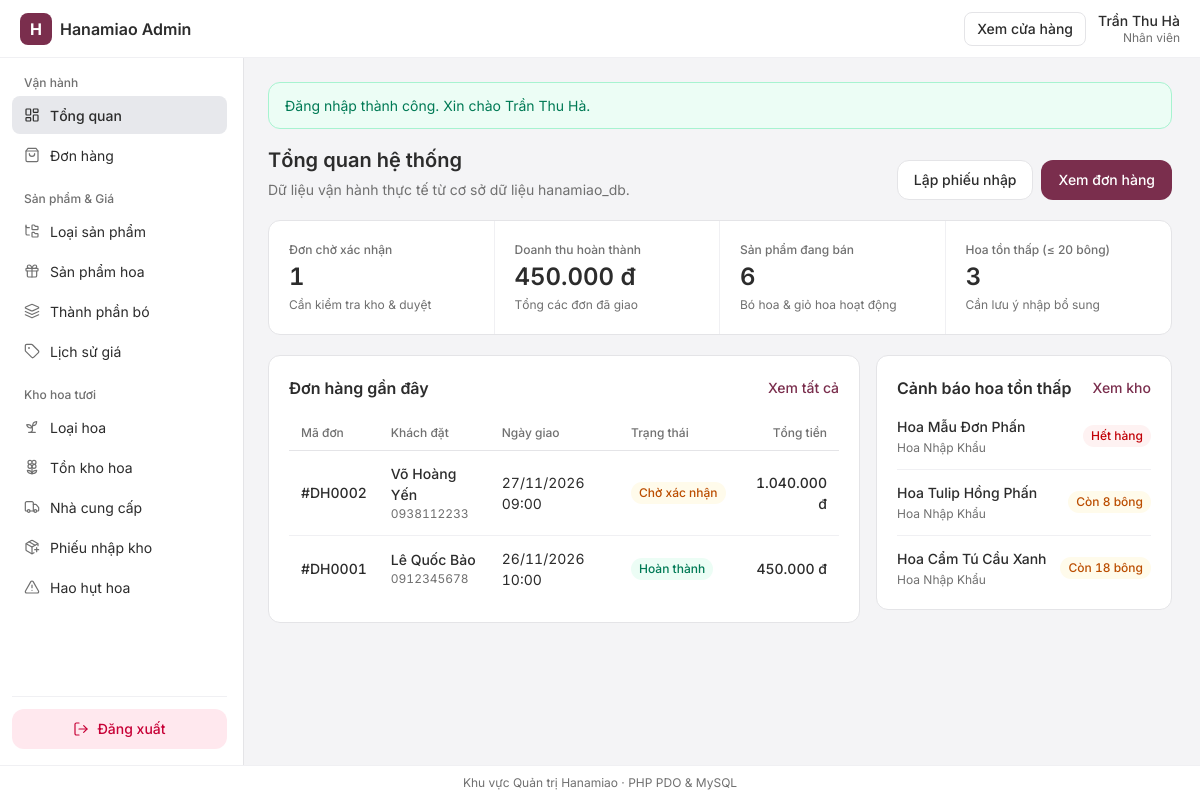
The page /admin/index.php?page=dashboard (signed in) on the database its author committed.
### tables this page shows
CREATE TABLE IF NOT EXISTS `DonHang` (
    `ID_DH` INT UNSIGNED NOT NULL AUTO_INCREMENT,
    `ID_ND` INT UNSIGNED DEFAULT NULL,
    `NgayLapDon` DATETIME NOT NULL DEFAULT CURRENT_TIMESTAMP,
    `TenKhach` VARCHAR(120) NOT NULL,
    `SDTKhach` VARCHAR(20) NOT NULL,
    `DiaChiGiao` VARCHAR(255) NOT NULL,
    `NgayGiao` DATETIME NOT NULL,
    `TrangThaiDon` VARCHAR(30) NOT NULL DEFAULT 'ChoXacNhan',
    `TenNguoiNhan` VARCHAR(120) NOT NULL,
    `SDTNguoiNhan` VARCHAR(20) NOT NULL,
    `GhiChu` VARCHAR(255) DEFAULT NULL,
    `TongTien` DECIMAL(14, 0) NOT NULL DEFAULT 0,
    PRIMARY KEY (`ID_DH`),
    KEY `idx_dh_nd` (`ID_ND`),
    KEY `idx_dh_trangthai` (`TrangThaiDon`),
    KEY `idx_dh_sdt` (`SDTKhach`),
    KEY `idx_dh_ngaylap` (`NgayLapDon`),
    CONSTRAINT `fk_dh_nguoidung` FOREIGN KEY (`ID_ND`)
        REFERENCES `NguoiDung` (`ID_ND`) ON UPDATE CASCADE ON DELETE SET NULL
);

CREATE TABLE IF NOT EXISTS `Hoa` (
    `ID_H` INT UNSIGNED NOT NULL AUTO_INCREMENT,
    `TenHoa` VARCHAR(150) NOT NULL,
    `ID_LH` INT UNSIGNED NOT NULL,
    `SoLuongTon` INT NOT NULL DEFAULT 0,
    `HinhAnh` VARCHAR(255) DEFAULT NULL,
    `TrangThai` TINYINT(1) NOT NULL DEFAULT 1,
    PRIMARY KEY (`ID_H`),
    KEY `idx_hoa_loai` (`ID_LH`),
    KEY `idx_hoa_ton` (`SoLuongTon`),
    CONSTRAINT `fk_hoa_loaihoa` FOREIGN KEY (`ID_LH`)
        REFERENCES `LoaiHoa` (`ID_LH`) ON UPDATE CASCADE ON DELETE RESTRICT
);

CREATE TABLE IF NOT EXISTS `LoaiHoa` (
    `ID_LH` INT UNSIGNED NOT NULL AUTO_INCREMENT,
    `TenLH` VARCHAR(100) NOT NULL,
    `TrangThai` TINYINT(1) NOT NULL DEFAULT 1,
    PRIMARY KEY (`ID_LH`),
    KEY `idx_loaihoa_trangthai` (`TrangThai`)
);

### functions/helpers.php (called while the page is built, shortened)
<?php
function h(mixed $value): string
{
    return htmlspecialchars((string)($value ?? ''), ENT_QUOTES, 'UTF-8');
}
function formatMoney(float|int|string|null $amount): string
{
    return number_format((float)$amount, 0, ',', '.') . ' đ';
}
function formatDate(?string $datetime, string $format = 'd/m/Y H:i'): string
{
    $timestamp = strtotime($datetime);
    return $timestamp === false ? h($datetime) : date($format, $timestamp);
}
function getOrderStatusMeta(string $status): array
{
    return match ($status) {
        'ChoXacNhan' => ['label' => 'Chờ xác nhận', 'class' => 'badge-warning'],
        'DangChuanBi' => ['label' => 'Đang chuẩn bị', 'class' => 'badge-primary'],
        'DangGiao' => ['label' => 'Đang giao', 'class' => 'badge-primary'],
        'HoanThanh' => ['label' => 'Hoàn thành', 'class' => 'badge-success'],
        'DaHuy' => ['label' => 'Đã hủy', 'class' => 'badge-error'],
        default => ['label' => $status, 'class' => 'badge-neutral'],
    };
}

### admin/pages/dashboard.php (the view, shortened to what this page needs)
<?php
$stats = [
    'pending_orders' => 0,
    'completed_revenue' => 0.0,
    'active_products' => 0,
    'low_stock_flowers' => 0,
];
$recentOrders = [];
$lowStockFlowers = [];
if ($pdo instanceof PDO) {
    try {
        $stats['pending_orders'] = (int)$pdo->query(
            "SELECT COUNT(*) FROM DonHang WHERE TrangThaiDon = 'ChoXacNhan'"
        )->fetchColumn();
        $stats['completed_revenue'] = (float)$pdo->query(
            "SELECT COALESCE(SUM(TongTien), 0) FROM DonHang WHERE TrangThaiDon = 'HoanThanh'"
        )->fetchColumn();
        $stats['active_products'] = (int)$pdo->query(
            "SELECT COUNT(*) FROM SanPham WHERE TrangThai = 1"
        )->fetchColumn();
        $stats['low_stock_flowers'] = (int)$pdo->query(
            "SELECT COUNT(*) FROM Hoa WHERE TrangThai = 1 AND SoLuongTon <= 20"
        )->fetchColumn();
        $recentOrders = $pdo->query(
            "SELECT ID_DH, TenKhach, SDTKhach, NgayGiao, TrangThaiDon, TongTien
             FROM DonHang
             ORDER BY NgayLapDon DESC, ID_DH DESC
             LIMIT 6"
        )->fetchAll();
        $lowStockFlowers = $pdo->query(
            "SELECT h.ID_H, h.TenHoa, h.SoLuongTon, lh.TenLH
             FROM Hoa h
             INNER JOIN LoaiHoa lh ON lh.ID_LH = h.ID_LH
             WHERE h.TrangThai = 1 AND h.SoLuongTon <= 20
             ORDER BY h.SoLuongTon ASC, h.ID_H ASC
             LIMIT 6"
        )->fetchAll();
    } catch (PDOException $exception) {
        error_log('[Hanamiao Dashboard] ' . $exception->getMessage());
        $dbError = 'Không thể tải số liệu tổng quan từ cơ sở dữ liệu.';
    }
}
?>
<div class="admin-page-head">
    <div>
        <h1 class="admin-page-title">Tổng quan hệ thống</h1>
        <p class="admin-page-subtitle">Dữ liệu vận hành thực tế từ cơ sở dữ liệu hanamiao_db.</p>
    </div>
    <div class="admin-page-actions">
        <a class="admin-btn admin-btn-outline" href="index.php?page=imports">Lập phiếu nhập</a>
        <a class="admin-btn admin-btn-primary" href="index.php?page=orders">Xem đơn hàng</a>
    </div>
</div>
<section class="admin-stat-strip" aria-label="Chỉ số tổng quan">
    <div class="admin-stat-cell">
        <span class="admin-stat-label">Đơn chờ xác nhận</span>
        <strong class="admin-stat-value tabular-nums"><?php echo $stats['pending_orders']; ?></strong>
        <span class="admin-stat-note">Cần kiểm tra kho &amp; duyệt</span>
    </div>
    <div class="admin-stat-cell">
        <span class="admin-stat-label">Doanh thu hoàn thành</span>
        <strong class="admin-stat-value tabular-nums"><?php echo h(formatMoney($stats['completed_revenue'])); ?></strong>
        <span class="admin-stat-note">Tổng các đơn đã giao</span>
    </div>
    <div class="admin-stat-cell">
        <span class="admin-stat-label">Sản phẩm đang bán</span>
        <strong class="admin-stat-value tabular-nums"><?php echo $stats['active_products']; ?></strong>
        <span class="admin-stat-note">Bó hoa &amp; giỏ hoa hoạt động</span>
    </div>
    <div class="admin-stat-cell">
        <span class="admin-stat-label">Hoa tồn thấp (&le; 20 bông)</span>
        <strong class="admin-stat-value tabular-nums"><?php echo $stats['low_stock_flowers']; ?></strong>
        <span class="admin-stat-note">Cần lưu ý nhập bổ sung</span>
    </div>
</section>
<div class="admin-dashboard-grid">
    <section class="admin-card">
        <div class="admin-card-head">
            <h2 class="admin-card-title">Đơn hàng gần đây</h2>
            <?php if (count($recentOrders) > 0): ?>
                <a class="admin-link" href="index.php?page=orders">Xem tất cả</a>
            <?php endif; ?>
        </div>
        <?php if (count($recentOrders) === 0): ?>
            <div class="admin-empty-inline">
                <p class="admin-muted">Chưa có đơn hàng nào trong hệ thống.</p>
            </div>
        <?php else: ?>
            <div class="admin-table-wrap">
                <table class="admin-table">
                    <thead>
                        <tr>
                            <th>Mã đơn</th>
                            <th>Khách đặt</th>
                            <th>Ngày giao</th>
                            <th>Trạng thái</th>
                            <th class="text-right">Tổng tiền</th>
                        </tr>
                    </thead>
                    <tbody>
                        <?php foreach ($recentOrders as $order): ?>
                            <?php $statusMeta = getOrderStatusMeta((string)$order['TrangThaiDon']); ?>
                            <tr>
                                <td class="tabular-nums font-medium">#DH<?php echo str_pad((string)$order['ID_DH'], 4, '0', STR_PAD_LEFT); ?></td>
                                <td>
                                    <div class="cell-primary"><?php echo h($order['TenKhach']); ?></div>
                                    <div class="cell-sub tabular-nums"><?php echo h($order['SDTKhach']); ?></div>
                                </td>
                                <td class="tabular-nums"><?php echo h(formatDate((string)$order['NgayGiao'])); ?></td>
                                <td>
                                    <span class="admin-badge <?php echo h($statusMeta['class']); ?>">
                                        <?php echo h($statusMeta['label']); ?>
                                    </span>
                                </td>
                                <td class="text-right tabular-nums font-medium"><?php echo h(formatMoney($order['TongTien'])); ?></td>
                            </tr>
                        <?php endforeach; ?>
                    </tbody>
                </table>
            </div>
        <?php endif; ?>
    </section>
    <section class="admin-card">
        <div class="admin-card-head">
            <h2 class="admin-card-title">Cảnh báo hoa tồn thấp</h2>
            <?php if (count($lowStockFlowers) > 0): ?>
                <a class="admin-link" href="index.php?page=flowers">Xem kho</a>
            <?php endif; ?>
        </div>
        <?php if (count($lowStockFlowers) === 0): ?>
            <div class="admin-empty-inline">
                <p class="admin-muted">Tất cả nguyên liệu hoa đang ở mức tồn an toàn.</p>
            </div>
        <?php else: ?>
            <ul class="admin-list">
                <?php foreach ($lowStockFlowers as $flower): ?>
                    <?php
                    $qty = (int)$flower['SoLuongTon'];
                    $badgeClass = $qty === 0 ? 'badge-error' : 'badge-warning';
                    $badgeText = $qty === 0 ? 'Hết hàng' : ('Còn ' . $qty . ' bông');
                    ?>
                    <li class="admin-list-row">
                        <div class="admin-list-main">
                            <span class="cell-primary"><?php echo h($flower['TenHoa']); ?></span>
                            <span class="cell-sub"><?php echo h($flower['TenLH']); ?></span>
                        </div>
                        <span class="admin-badge <?php echo $badgeClass; ?> tabular-nums">
                            <?php echo h($badgeText); ?>
                        </span>
                    </li>
                <?php endforeach; ?>
            </ul>
        <?php endif; ?>
    </section>
</div>

### css/tokens.css (style rules this page uses)
:root { color-scheme: light; --app-font: "Inter", ui-sans-serif, system-ui, -apple-system, "Segoe UI", Roboto, sans-serif; --primary: #7a2e4d; --primary-hover: #63233d; --primary-foreground: #ffffff; --primary-light: rgba(122, 46, 77, 0.08); --background: #f4f4f6; --surface: #ffffff; --surface-overlay: #ffffff; --foreground: #2c2c2c; --muted: #707070; --border: #f0f0f3; --border-strong: #e4e4e7; --border-focus: var(--primary); --ring-focus: rgba(122, 46, 77, 0.12); --item-hover: #f4f4f6; --surface-hover: #f8f8fa; --background-hover: #e7e7ea; --secondary: #e7e8ec; --secondary-hover: #dbdce2; --button-hover-surface: #f1f1f3; --button-hover-page: #e4e4e7; --button-hover: var(--button-hover-surface); --elevation-popover: 0 10px 15px -3px rgb(0 0 0 / 0.1), 0 4px 6px -4px rgb(0 0 0 / 0.1); --elevation-modal: 0 20px 25px -5px rgb(0 0 0 / 0.1), 0 8px 10px -6px rgb(0 0 0 / 0.1); --danger: #c70036; --danger-bg: rgb(255 32 86 / 0.1); --danger-bg-hover: rgb(255 32 86 / 0.15); --error: #fb2c36; --error-ring: rgb(251 44 54 / 0.1); --error-text: #e7000b; --error-bg: #fef2f2; --error-border: #ffc9c9; --error-strong: #c10007; --success-bg: #ecfdf5; --success: #007a55; --warning-bg: #fffbeb; --warning: #bb4d00; --neutral-bg: #f4f4f5; --neutral: #52525c; --text-xs: 0.75rem; --text-sm: 0.875rem; --text-base: 1rem; --text-lg: 1.125rem; --text-xl: 1.25rem; --text-2xl: 1.5rem; --text-3xl: 1.875rem; --space-1: 4px; --space-2: 8px; --space-3: 12px; --space-4: 16px; --space-5: 20px; --space-6: 24px; --space-8: 32px; --space-10: 40px; --radius-sm: 8px; --radius-md: 10px; --radius-lg: 12px; --radius-full: 9999px; --transition-fast: 150ms cubic-bezier(0.22, 1, 0.36, 1); --transition-base: 220ms cubic-bezier(0.22, 1, 0.36, 1); }
*, *::before, *::after { box-sizing: border-box; }
body { margin: 0; font-family: var(--app-font); font-size: var(--text-sm); line-height: 1.5; color: var(--foreground); background-color: var(--background); -webkit-font-smoothing: antialiased; -moz-osx-font-smoothing: grayscale; }
.tabular-nums { font-variant-numeric: tabular-nums; }
* { --scrollbar-thumb: transparent; }

### rows shown on the page
donhang: ID_DH "0002", TenKhach "Võ Hoàng Yến", SDTKhach "0938112233", NgayGiao "27/11/2026 09:00", TrangThaiDon "Chờ xác nhận", TongTien "1.040.000 đ"
donhang: ID_DH "0001", TenKhach "Lê Quốc Bảo", SDTKhach "0912345678", NgayGiao "26/11/2026 10:00", TrangThaiDon "Hoàn thành", TongTien "450.000 đ"
hoa: TenHoa "Hoa Mẫu Đơn Phấn", ID_LH.TenLH "Hoa Nhập Khẩu", SoLuongTon "Hết hàng"
hoa: TenHoa "Hoa Tulip Hồng Phấn", ID_LH.TenLH "Hoa Nhập Khẩu", SoLuongTon "Còn 8 bông"
hoa: TenHoa "Hoa Cẩm Tú Cầu Xanh", ID_LH.TenLH "Hoa Nhập Khẩu", SoLuongTon "Còn 18 bông"

### other values the page prints
$adminName "Trần Thu Hà"
$adminRoleLabel "Nhân viên"
$groupName "Vận hành"
$item['label'] "Tổng quan"
$item['label'] "Đơn hàng"
$groupName "Sản phẩm & Giá"
$item['label'] "Loại sản phẩm"
$item['label'] "Sản phẩm hoa"
$item['label'] "Thành phần bó"
$item['label'] "Lịch sử giá"
$groupName "Kho hoa tươi"
$item['label'] "Loại hoa"
$item['label'] "Tồn kho hoa"
$item['label'] "Nhà cung cấp"
$item['label'] "Phiếu nhập kho"
